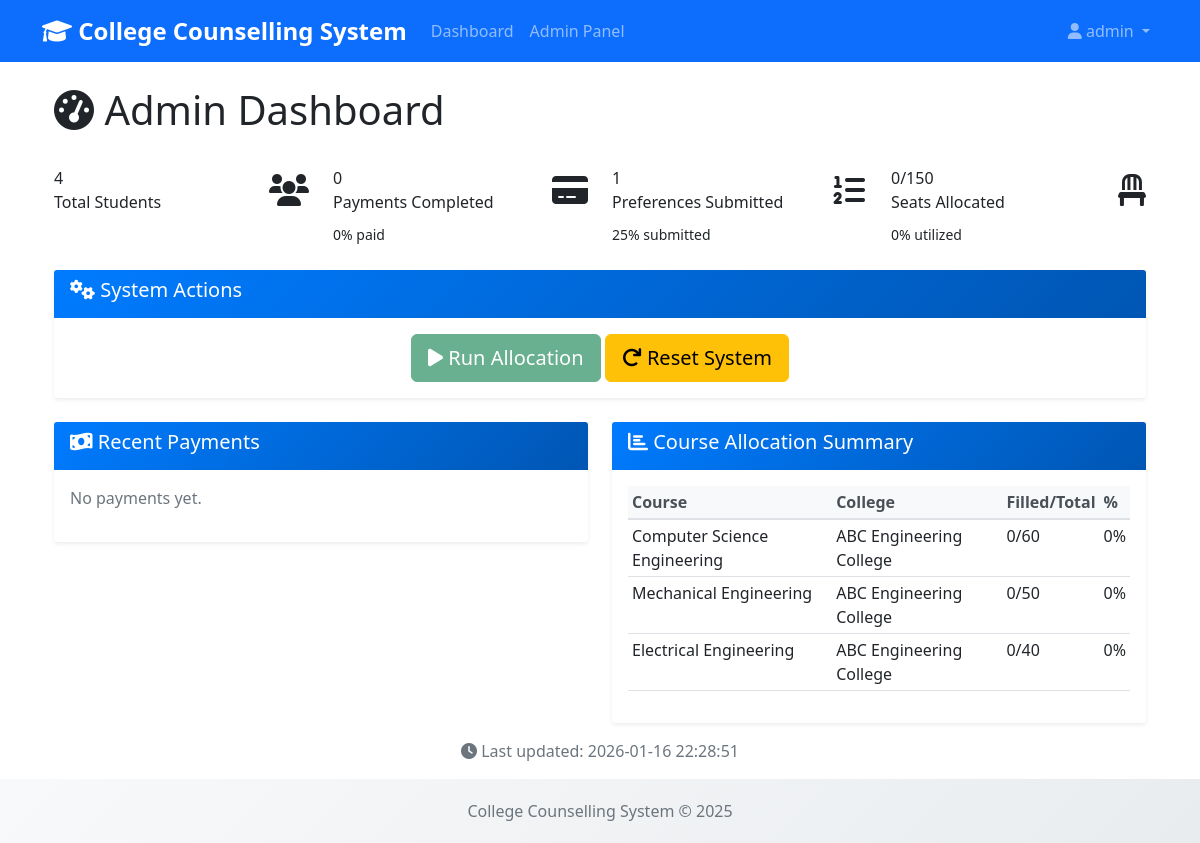
/counselling/admin/ (signed in), run on the app's committed database.
### accounts/models.py (models this page shows, shortened)
class User(AbstractUser):
    USER_TYPES = (
        ('super_admin', 'Super Admin'),
        ('college_admin', 'College Admin'),
        ('student', 'Student'),
    )
    user_type = models.CharField(max_length=20, choices=USER_TYPES)
    phone = models.CharField(max_length=15, blank=True)
    created_at = models.DateTimeField(auto_now_add=True)
    updated_at = models.DateTimeField(auto_now=True)

### counselling/models.py (models this page shows, shortened)
class AllocationStatistics(models.Model):
    total_students = models.IntegerField(default=0)
    students_paid = models.IntegerField(default=0)
    students_with_preferences = models.IntegerField(default=0)
    students_allocated = models.IntegerField(default=0)
    total_seats = models.IntegerField(default=0)
    seats_filled = models.IntegerField(default=0)
    allocation_date = models.DateTimeField(null=True, blank=True)
    created_at = models.DateTimeField(auto_now_add=True)
    updated_at = models.DateTimeField(auto_now=True)
    class Meta:
        verbose_name = "Allocation Statistics"
        verbose_name_plural = "Allocation Statistics"
    @classmethod
    def calculate_stats(cls):
        from accounts.models import StudentProfile
        from colleges.models import Course
        from students.models import StudentPreference
        stats, created = cls.objects.get_or_create(pk=1)
        stats.total_students = StudentProfile.objects.count()
        stats.students_paid = Payment.objects.filter(status='completed').count()
        stats.students_with_preferences = StudentPreference.objects.values('student').distinct().count()
        stats.students_allocated = Allocation.objects.count()
        stats.total_seats = Course.objects.aggregate(total=models.Sum('total_seats'))['total'] or 0
        stats.seats_filled = Allocation.objects.count()
        settings = CounsellingSettings.get_settings()
        if settings.allocation_completed:
            stats.allocation_date = timezone.now()
        stats.save()
        return stats

### colleges/models.py (models this page shows, shortened)
class Course(models.Model):
    college = models.ForeignKey(CollegeProfile, on_delete=models.CASCADE, related_name='courses')
    course_name = models.CharField(max_length=200)
    course_code = models.CharField(max_length=20)
    department = models.CharField(max_length=100)
    degree_type = models.CharField(max_length=50, choices=[
        ('B.Tech', 'Bachelor of Technology'),
        ('B.E.', 'Bachelor of Engineering'),
        ('B.Sc', 'Bachelor of Science'),
        ('M.Tech', 'Master of Technology'),
        ('M.E.', 'Master of Engineering'),
        ('M.Sc', 'Master of Science'),
    ])
    duration_years = models.IntegerField(default=4)
    total_seats = models.IntegerField()
    seats_filled = models.IntegerField(default=0)
    fee_per_year = models.DecimalField(max_digits=10, decimal_places=2)
    is_active = models.BooleanField(default=True)
    created_at = models.DateTimeField(auto_now_add=True)
    class Meta:
        unique_together = ['college', 'course_code']
        ordering = ['college', 'course_name']

### counselling/views.py (the view)
# urls.py: path('admin/', views.admin_dashboard, name='admin_dashboard'),
@login_required
@user_passes_test(is_super_admin)
def admin_dashboard(request):
    settings = CounsellingSettings.get_settings()
    stats = AllocationStatistics.calculate_stats()
    recent_payments = Payment.objects.filter(status='completed').order_by('-payment_date')[:10]
    course_stats = Course.objects.annotate(
        allocated_seats=Count('allocations')
    ).values(
        'course_name', 'college__college_name', 'total_seats', 'allocated_seats'
    )
    context = {
        'settings': settings,
        'stats': stats,
        'recent_payments': recent_payments,
        'course_stats': course_stats,
        'utilization_percentage': (stats.seats_filled / stats.total_seats * 100) if stats.total_seats > 0 else 0,
        'payment_percentage': (stats.students_paid / stats.total_students * 100) if stats.total_students > 0 else 0,
        'preference_percentage': (stats.students_with_preferences / stats.total_students * 100) if stats.total_students > 0 else 0,
    }
    return render(request, 'counselling/admin_dashboard.html', context)

### counselling/models.py (called while the page is built)
    @classmethod
    def get_settings(cls):
        settings, created = cls.objects.get_or_create(pk=1)
        return settings

### counselling/views.py (called while the page is built)
def is_super_admin(user):
    return user.is_authenticated and user.user_type == 'super_admin'

### templates/counselling/admin_dashboard.html (shortened to what this page needs)
{% extends 'base.html' %}
{% load static %}
{% block content %}
<div class="container-fluid mt-4">
    <div class="row">
        <div class="col-12">
            <div class="d-flex justify-content-between align-items-center mb-4">
                <h1><i class="fas fa-tachometer-alt"></i> Admin Dashboard</h1>
            </div>
        </div>
    </div>
    <div class="row" id="stats-container">
        <div class="col-md-3">
            <div class="stat-card">
                <div class="d-flex justify-content-between align-items-center">
                    <div>
                        <div class="stat-number" id="total-students">{{ stats.total_students }}</div>
                        <div>Total Students</div>
                    </div>
                    <i class="fas fa-users fa-2x"></i>
                </div>
            </div>
        </div>
        <div class="col-md-3">
            <div class="stat-card">
                <div class="d-flex justify-content-between align-items-center">
                    <div>
                        <div class="stat-number" id="students-paid">{{ stats.students_paid }}</div>
                        <div>Payments Completed</div>
                    </div>
                    <i class="fas fa-credit-card fa-2x"></i>
                </div>
                <small id="payment-percentage">{{ payment_percentage|floatformat:1 }}% paid</small>
            </div>
        </div>
        <div class="col-md-3">
            <div class="stat-card">
                <div class="d-flex justify-content-between align-items-center">
                    <div>
                        <div class="stat-number" id="students-preferences">{{ stats.students_with_preferences }}</div>
                        <div>Preferences Submitted</div>
                    </div>
                    <i class="fas fa-list-ol fa-2x"></i>
                </div>
                <small id="preference-percentage">{{ preference_percentage|floatformat:1 }}% submitted</small>
            </div>
        </div>
        <div class="col-md-3">
            <div class="stat-card">
                <div class="d-flex justify-content-between align-items-center">
                    <div>
                        <div class="stat-number" id="seats-filled">{{ stats.seats_filled }}/{{ stats.total_seats }}</div>
                        <div>Seats Allocated</div>
                    </div>
                    <i class="fas fa-chair fa-2x"></i>
                </div>
                <small id="utilization-percentage">{{ utilization_percentage|floatformat:1 }}% utilized</small>
            </div>
        </div>
    </div>
    <div class="row mt-4">
        <div class="col-12">
            <div class="card">
                <div class="card-header">
                    <h5><i class="fas fa-cogs"></i> System Actions</h5>
                </div>
                <div class="card-body text-center">
                    {% if not settings.allocation_completed %}
                        <form method="post" action="{% url 'counselling:run_allocation' %}" style="display: inline;">
                            <button type="submit" class="btn btn-success btn-lg btn-custom"
                                    onclick="return confirm('Are you sure you want to run the allocation? This cannot be undone.')"
                                    {% if stats.students_paid == 0 %}disabled{% endif %}>
                                <i class="fas fa-play"></i> Run Allocation
                            </button>
                        </form>
                    {% endif %}
                    <form method="post" action="{% url 'counselling:reset_system' %}" style="display: inline;">
                        <button type="submit" class="btn btn-warning btn-lg btn-custom"
                                onclick="return confirm('Are you sure you want to reset the entire system? This will delete all allocations and payments!')">
                            <i class="fas fa-redo"></i> Reset System
                        </button>
                    </form>
                </div>
            </div>
        </div>
    </div>
    <div class="row mt-4">
        <div class="col-md-6">
            <div class="card">
                <div class="card-header">
                    <h5><i class="fas fa-money-bill-wave"></i> Recent Payments</h5>
                </div>
                <div class="card-body">
                    {% if recent_payments %}
                        <div class="table-responsive">
                            <table class="table table-sm">
                                <thead>
                                    <tr>
                                        <th>Student</th>
                                        <th>Amount</th>
                                        <th>Method</th>
                                        <th>Date</th>
                                    </tr>
                                </thead>
                                <tbody>
                                    {% for payment in recent_payments %}
                                    <tr>
                                        <td>{{ payment.student.user.get_full_name }}</td>
                                        <td>₹{{ payment.amount }}</td>
                                        <td><span class="badge badge-info">{{ payment.get_payment_method_display }}</span></td>
                                        <td>{{ payment.payment_date|date:"M d, H:i" }}</td>
                                    </tr>
                                    {% endfor %}
                                </tbody>
                            </table>
                        </div>
                    {% else %}
                        <p class="text-muted">No payments yet.</p>
                    {% endif %}
                </div>
            </div>
        </div>
        <div class="col-md-6">
            <div class="card">
                <div class="card-header">
                    <h5><i class="fas fa-chart-bar"></i> Course Allocation Summary</h5>
                </div>
                <div class="card-body">
                    {% if course_stats %}
                        <div class="table-responsive">
                            <table class="table table-sm">
                                <thead>
                                    <tr>
                                        <th>Course</th>
                                        <th>College</th>
                                        <th>Filled/Total</th>
                                        <th>%</th>
                                    </tr>
                                </thead>
                                <tbody>
                                    {% for course in course_stats %}
                                    <tr>
                                        <td>{{ course.course_name }}</td>
                                        <td>{{ course.college__college_name }}</td>
                                        <td>{{ course.allocated_seats }}/{{ course.total_seats }}</td>
                                        <td>
                                            {% if course.total_seats > 0 %}
                                                {% widthratio course.allocated_seats course.total_seats 100 %}%
                                            {% else %}
                                                0%
                                            {% endif %}
                                        </td>
                                    </tr>
                                    {% endfor %}
                                </tbody>
                            </table>
                        </div>
                    {% else %}
                        <p class="text-muted">No course data available.</p>
                    {% endif %}
                </div>
            </div>
        </div>
    </div>
    <div class="row mt-3">
        <div class="col-12">
            <p class="text-muted text-center">
                <i class="fas fa-clock"></i> Last updated: <span id="last-updated">{{ stats.updated_at|date:"M d, Y H:i:s" }}</span>
            </p>
        </div>
    </div>
</div>
{% endblock %}

### templates/base.html (shortened to what this page needs)
<!DOCTYPE html>
<html lang="en">
<head>
    <link href="https://cdn.jsdelivr.net/npm/bootstrap@5.1.3/dist/css/bootstrap.min.css" rel="stylesheet">
    <link href="https://cdnjs.cloudflare.com/ajax/libs/font-awesome/6.0.0/css/all.min.css" rel="stylesheet">
    {% load static %}
    <link href="{% static 'css/custom.css' %}" rel="stylesheet">
</head>
<body>
    <nav class="navbar navbar-expand-lg navbar-dark bg-primary">
        <div class="container">
            <a class="navbar-brand" href="{% url 'home' %}">
                <i class="fas fa-graduation-cap"></i> College Counselling System
            </a>
            <div class="collapse navbar-collapse" id="navbarNav">
                <ul class="navbar-nav me-auto">
                    {% if user.is_authenticated %}
                        <li class="nav-item">
                            <a class="nav-link" href="{% url 'dashboard' %}">Dashboard</a>
                        </li>
                        {% if user.user_type == 'super_admin' %}
                            <li class="nav-item">
                                <a class="nav-link" href="{% url 'counselling:admin_dashboard' %}">Admin Panel</a>
                            </li>
                        {% endif %}
                    {% endif %}
                </ul>
                <ul class="navbar-nav">
                    {% if user.is_authenticated %}
                        <li class="nav-item dropdown">
                            <a class="nav-link dropdown-toggle" href="#" id="navbarDropdown" role="button" data-bs-toggle="dropdown">
                                <i class="fas fa-user"></i> {{ user.username }}
                            </a>
                        </li>
                    {% else %}
                        <li class="nav-item">
                            <a class="nav-link" href="{% url 'login' %}">Login</a>
                        </li>
                    {% endif %}
                </ul>
            </div>
        </div>
    </nav>
    <main class="container mt-4">
        {% block content %}
        {% endblock %}
    </main>
    <footer class="footer mt-auto">
        <div class="container text-center">
            <span class="text-muted">College Counselling System &copy; 2025</span>
        </div>
    </footer>
</body>
</html>

### static/css/custom.css (style rules this page uses)
.navbar-brand { font-weight: 700; font-size: 1.5rem; }
.card { border: none; box-shadow: 0 0.125rem 0.25rem rgba(0, 0, 0, 0.075); transition: box-shadow 0.15s ease-in-out; }
.card-header { background: linear-gradient(135deg, #007bff, #0056b3); border: none; font-weight: 600; }
.btn { border-radius: 0.375rem; font-weight: 500; transition: all 0.2s ease; }
.table { background: white; }
.table th { background-color: #f8f9fa; border-bottom: 2px solid #dee2e6; font-weight: 600; color: #495057; }
.footer { background: linear-gradient(135deg, #f8f9fa, #e9ecef); margin-top: auto; }

### templates/base.html (style rules this page uses)
.navbar-brand { font-weight: bold; }
.footer { background-color: #f8f9fa; padding: 20px 0; margin-top: 50px; }
.card-header { background-color: #007bff; color: white; }

### data on the page
User: username "admin"
AllocationStatistics: total_students "4", students_paid "0", students_with_preferences "1"
Course: course_name "Computer Science Engineering", college__college_name "ABC Engineering College", allocated_seats "0", total_seats "60"
Course: course_name "Mechanical Engineering", college__college_name "ABC Engineering College", allocated_seats "0", total_seats "50"
Course: course_name "Electrical Engineering", college__college_name "ABC Engineering College", allocated_seats "0", total_seats "40"
